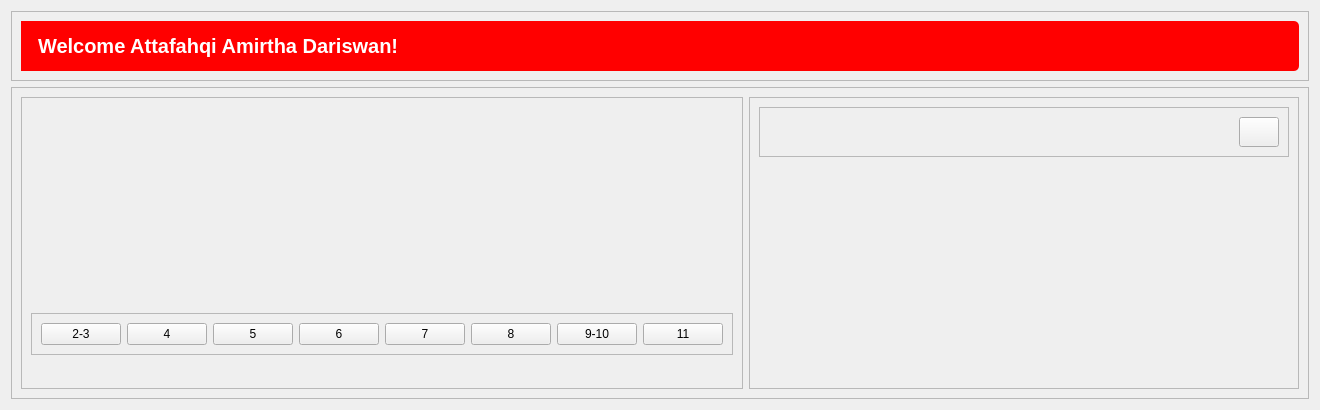
      <widget class="QWidget" name="NilaiPage">
       <layout class="QVBoxLayout" name="verticalLayout_25">
        <item>
         <widget class="QFrame" name="frame_99">
          <property name="maximumSize">
           <size>
            <width>16777215</width>
            <height>70</height>
           </size>
          </property>
          <property name="frameShape">
           <enum>QFrame::StyledPanel</enum>
          </property>
          <property name="frameShadow">
           <enum>QFrame::Raised</enum>
          </property>
          <layout class="QHBoxLayout" name="horizontalLayout_20">
           <item>
            <widget class="QFrame" name="frame_101">
             <property name="minimumSize">
              <size>
               <width>900</width>
               <height>50</height>
              </size>
             </property>
             <property name="styleSheet">
              <string notr="true">background-color: rgb(255, 0, 0);
border-radius : 5px;
border-top-left-radius: 0px;
border-bottom-left-radius: 0px;
border: none;</string>
             </property>
             <property name="frameShape">
              <enum>QFrame::StyledPanel</enum>
             </property>
             <property name="frameShadow">
              <enum>QFrame::Raised</enum>
             </property>
             <layout class="QHBoxLayout" name="horizontalLayout_22">
              <item>
               <widget class="QLabel" name="WelcomeText2">
                <property name="styleSheet">
                 <string notr="true">border-radius : 2px;
color: rgb(255, 255, 255);
font-size: 20px;
padding:3px;
font-family: "SF Pro Display"; 
		font-weight: bold; 
    	font-style: normal;
border: none;</string>
                </property>
                <property name="text">
                 <string>Welcome Attafahqi Amirtha Dariswan!</string>
                </property>
               </widget>
              </item>
             </layout>
            </widget>
           </item>
          </layout>
         </widget>
        </item>
        <item>
         <widget class="QFrame" name="frame_106">
          <property name="frameShape">
           <enum>QFrame::StyledPanel</enum>
          </property>
          <property name="frameShadow">
           <enum>QFrame::Raised</enum>
          </property>
          <layout class="QHBoxLayout" name="horizontalLayout_23">
           <item>
            <widget class="QFrame" name="frame_102">
             <property name="frameShape">
              <enum>QFrame::StyledPanel</enum>
             </property>
             <property name="frameShadow">
              <enum>QFrame::Raised</enum>
             </property>
             <layout class="QVBoxLayout" name="verticalLayout_27">
              <item>
               <widget class="QFrame" name="Grade_Total">
                <property name="minimumSize">
                 <size>
                  <width>0</width>
                  <height>200</height>
                 </size>
                </property>
                <property name="styleSheet">
                 <string notr="true">
border: none;</string>
                </property>
                <property name="frameShape">
                 <enum>QFrame::StyledPanel</enum>
                </property>
                <property name="frameShadow">
                 <enum>QFrame::Raised</enum>
                </property>
                <layout class="QHBoxLayout" name="horizontalLayout_26">
                 <item>
                  <widget class="QFrame" name="Grade_A">
                   <property name="styleSheet">
                    <string notr="true">image: url(:/NilaiAdmin/NilaiAdmin/Grade_A.png);
border: none;</string>
                   </property>
                   <property name="frameShape">
                    <enum>QFrame::StyledPanel</enum>
                   </property>
                   <property name="frameShadow">
                    <enum>QFrame::Raised</enum>
                   </property>
                  </widget>
                 </item>
                 <item>
                  <widget class="QFrame" name="Grade_B">
                   <property name="styleSheet">
                    <string notr="true">image: url(:/NilaiAdmin/NilaiAdmin/Grade_B.png);
border: none;</string>
                   </property>
                   <property name="frameShape">
                    <enum>QFrame::StyledPanel</enum>
                   </property>
                   <property name="frameShadow">
                    <enum>QFrame::Raised</enum>
                   </property>
                  </widget>
                 </item>
                 <item>
                  <widget class="QFrame" name="Grade_C">
                   <property name="styleSheet">
                    <string notr="true">image: url(:/NilaiAdmin/NilaiAdmin/Grade_C.png);
border: none;</string>
                   </property>
                   <property name="frameShape">
                    <enum>QFrame::StyledPanel</enum>
                   </property>
                   <property name="frameShadow">
                    <enum>QFrame::Raised</enum>
                   </property>
                  </widget>
                 </item>
                 <item>
                  <widget class="QFrame" name="Grade_D">
                   <property name="styleSheet">
                    <string notr="true">image: url(:/NilaiAdmin/NilaiAdmin/Grade_D.png);
border: none;</string>
                   </property>
                   <property name="frameShape">
                    <enum>QFrame::StyledPanel</enum>
                   </property>
                   <property name="frameShadow">
                    <enum>QFrame::Raised</enum>
                   </property>
                  </widget>
                 </item>
                 <item>
                  <widget class="QFrame" name="Grade_E">
                   <property name="styleSheet">
                    <string notr="true">image: url(:/NilaiAdmin/NilaiAdmin/Grade_E.png);
border: none;</string>
                   </property>
                   <property name="frameShape">
                    <enum>QFrame::StyledPanel</enum>
                   </property>
                   <property name="frameShadow">
                    <enum>QFrame::Raised</enum>
                   </property>
                  </widget>
                 </item>
                </layout>
               </widget>
              </item>
              <item>
               <widget class="QFrame" name="frame_105">
                <property name="frameShape">
                 <enum>QFrame::StyledPanel</enum>
                </property>
                <property name="frameShadow">
                 <enum>QFrame::Raised</enum>
                </property>
                <layout class="QHBoxLayout" name="horizontalLayout_24">
                 <item>
                  <widget class="QPushButton" name="btn23">
                   <property name="minimumSize">
                    <size>
                     <width>60</width>
                     <height>0</height>
                    </size>
                   </property>
                   <property name="cursor">
                    <cursorShape>PointingHandCursor</cursorShape>
                   </property>
                   <property name="styleSheet">
                    <string notr="true">QPushButton {
 		background-color: rgb(255, 0, 0);
		border-color: rgb(255, 0,0);
		border-radius : 2px;
		color: rgb(255, 255, 255);
		font-size: 15px;
		padding: 3px 15px;
		font-family: "SF Pro Display";
			font-weight: bold; 
    		font-style: normal;
}

/* Saat mouse hover */
QPushButton:hover {
    background-color: rgb(200, 0, 0);
};
border: none;</string>
                   </property>
                   <property name="text">
                    <string>2-3</string>
                   </property>
                  </widget>
                 </item>
                 <item>
                  <widget class="QPushButton" name="btn4">
                   <property name="minimumSize">
                    <size>
                     <width>60</width>
                     <height>0</height>
                    </size>
                   </property>
                   <property name="cursor">
                    <cursorShape>PointingHandCursor</cursorShape>
                   </property>
                   <property name="styleSheet">
                    <string notr="true">QPushButton {
 		background-color: rgb(255, 0, 0);
		border-color: rgb(255, 0,0);
		border-radius : 2px;
		color: rgb(255, 255, 255);
		font-size: 15px;
		padding: 3px 15px;
		font-family: "SF Pro Display";
			font-weight: bold; 
    		font-style: normal;
}

/* Saat mouse hover */
QPushButton:hover {
    background-color: rgb(200, 0, 0);
};
border: none;</string>
                   </property>
                   <property name="text">
                    <string>4</string>
                   </property>
                  </widget>
                 </item>
                 <item>
                  <widget class="QPushButton" name="btn5">
                   <property name="minimumSize">
                    <size>
                     <width>60</width>
                     <height>0</height>
                    </size>
                   </property>
                   <property name="cursor">
                    <cursorShape>PointingHandCursor</cursorShape>
                   </property>
                   <property name="styleSheet">
                    <string notr="true">QPushButton {
 		background-color: rgb(255, 0, 0);
		border-color: rgb(255, 0,0);
		border-radius : 2px;
		color: rgb(255, 255, 255);
		font-size: 15px;
		padding: 3px 15px;
		font-family: "SF Pro Display";
			font-weight: bold; 
    		font-style: normal;
}

/* Saat mouse hover */
QPushButton:hover {
    background-color: rgb(200, 0, 0);
};
border: none;</string>
                   </property>
                   <property name="text">
                    <string>5</string>
                   </property>
                  </widget>
                 </item>
                 <item>
                  <widget class="QPushButton" name="btn6">
                   <property name="minimumSize">
                    <size>
                     <width>60</width>
                     <height>0</height>
                    </size>
                   </property>
                   <property name="cursor">
                    <cursorShape>PointingHandCursor</cursorShape>
                   </property>
                   <property name="styleSheet">
                    <string notr="true">QPushButton {
 		background-color: rgb(255, 0, 0);
		border-color: rgb(255, 0,0);
		border-radius : 2px;
		color: rgb(255, 255, 255);
		font-size: 15px;
		padding: 3px 15px;
		font-family: "SF Pro Display";
			font-weight: bold; 
    		font-style: normal;
}

/* Saat mouse hover */
QPushButton:hover {
    background-color: rgb(200, 0, 0);
};
border: none;</string>
                   </property>
                   <property name="text">
                    <string>6</string>
                   </property>
                  </widget>
                 </item>
                 <item>
                  <widget class="QPushButton" name="btn7">
                   <property name="minimumSize">
                    <size>
                     <width>60</width>
                     <height>0</height>
                    </size>
                   </property>
                   <property name="cursor">
                    <cursorShape>PointingHandCursor</cursorShape>
                   </property>
                   <property name="styleSheet">
                    <string notr="true">QPushButton {
 		background-color: rgb(255, 0, 0);
		border-color: rgb(255, 0,0);
		border-radius : 2px;
		color: rgb(255, 255, 255);
		font-size: 15px;
		padding: 3px 15px;
		font-family: "SF Pro Display";
			font-weight: bold; 
    		font-style: normal;
}

/* Saat mouse hover */
QPushButton:hover {
    background-color: rgb(200, 0, 0);
};
border: none;</string>
                   </property>
                   <property name="text">
                    <string>7</string>
                   </property>
                  </widget>
                 </item>
                 <item>
                  <widget class="QPushButton" name="btn8">
                   <property name="minimumSize">
                    <size>
                     <width>60</width>
                     <height>0</height>
                    </size>
                   </property>
                   <property name="cursor">
                    <cursorShape>PointingHandCursor</cursorShape>
                   </property>
                   <property name="styleSheet">
                    <string notr="true">QPushButton {
 		background-color: rgb(255, 0, 0);
		border-color: rgb(255, 0,0);
		border-radius : 2px;
		color: rgb(255, 255, 255);
		font-size: 15px;
		padding: 3px 15px;
		font-family: "SF Pro Display";
			font-weight: bold; 
    		font-style: normal;
}

/* Saat mouse hover */
QPushButton:hover {
    background-color: rgb(200, 0, 0);
};
border: none;</string>
                   </property>
                   <property name="text">
                    <string>8</string>
                   </property>
                  </widget>
                 </item>
                 <item>
                  <widget class="QPushButton" name="btn910">
                   <property name="minimumSize">
                    <size>
                     <width>60</width>
                     <height>0</height>
                    </size>
                   </property>
                   <property name="cursor">
                    <cursorShape>PointingHandCursor</cursorShape>
                   </property>
                   <property name="styleSheet">
                    <string notr="true">QPushButton {
 		background-color: rgb(255, 0, 0);
		border-color: rgb(255, 0,0);
		border-radius : 2px;
		color: rgb(255, 255, 255);
		font-size: 15px;
		padding: 3px 15px;
		font-family: "SF Pro Display";
			font-weight: bold; 
    		font-style: normal;
}

/* Saat mouse hover */
QPushButton:hover {
    background-color: rgb(200, 0, 0);
};
border: none;</string>
                   </property>
                   <property name="text">
                    <string>9-10</string>
                   </property>
                  </widget>
                 </item>
                 <item>
                  <widget class="QPushButton" name="btn11">
                   <property name="minimumSize">
                    <size>
                     <width>60</width>
                     <height>0</height>
                    </size>
                   </property>
                   <property name="cursor">
                    <cursorShape>PointingHandCursor</cursorShape>
                   </property>
                   <property name="styleSheet">
                    <string notr="true">QPushButton {
 		background-color: rgb(255, 0, 0);
		border-color: rgb(255, 0,0);
		border-radius : 2px;
		color: rgb(255, 255, 255);
		font-size: 15px;
		padding: 3px 15px;
		font-family: "SF Pro Display";
			font-weight: bold; 
    		font-style: normal;
}

/* Saat mouse hover */
QPushButton:hover {
    background-color: rgb(200, 0, 0);
};
border: none;</string>
                   </property>
                   <property name="text">
                    <string>11</string>
                   </property>
                  </widget>
                 </item>
                </layout>
               </widget>
              </item>
              <item>
               <widget class="QStackedWidget" name="stackedNilai">
                <property name="sizePolicy">
                 <sizepolicy hsizetype="Minimum" vsizetype="Minimum">
                  <horstretch>0</horstretch>
                  <verstretch>0</verstretch>
                 </sizepolicy>
                </property>
                <property name="styleSheet">
                 <string notr="true">image: url(:/NilaiAdmin/NilaiAdmin/Top10_Modul23.png);
border: none;</string>
                </property>
                <property name="currentIndex">
                 <number>0</number>
                </property>
                <widget class="QWidget" name="Modul23">
                 <property name="styleSheet">
                  <string notr="true">image: url(:/NilaiAdmin/NilaiAdmin/Top10_Modul23.png);
border: none;</string>
                 </property>
                 <layout class="QHBoxLayout" name="horizontalLayout_11" />
                </widget>
                <widget class="QWidget" name="Modul4">
                 <property name="styleSheet">
                  <string notr="true">image: url(:/NilaiAdmin/NilaiAdmin/Top10_Modul4.png);
border: none;</string>
                 </property>
                 <layout class="QVBoxLayout" name="verticalLayout_28" />
                </widget>
                <widget class="QWidget" name="Modul5">
                 <property name="styleSheet">
                  <string notr="true">image: url(:/NilaiAdmin/NilaiAdmin/Top10_Modul5.png);
border: none;</string>
                 </property>
                 <layout class="QVBoxLayout" name="verticalLayout_29" />
                </widget>
                <widget class="QWidget" name="Modul6">
                 <property name="styleSheet">
                  <string notr="true">image: url(:/NilaiAdmin/NilaiAdmin/Top10_Modul6.png);
border: none;</string>
                 </property>
                </widget>
                <widget class="QWidget" name="Modul7">
                 <property name="styleSheet">
                  <string notr="true">image: url(:/NilaiAdmin/NilaiAdmin/Top10_Modul7.png);
border: none;</string>
                 </property>
                </widget>
                <widget class="QWidget" name="Modul8">
                 <property name="styleSheet">
                  <string notr="true">image: url(:/NilaiAdmin/NilaiAdmin/Top10_Modul8.png);
border: none;</string>
                 </property>
                </widget>
                <widget class="QWidget" name="Modul910">
                 <property name="styleSheet">
                  <string notr="true">image: url(:/NilaiAdmin/NilaiAdmin/Top10_Modul910.png);
border: none;</string>
                 </property>
                </widget>
                <widget class="QWidget" name="Modul11">
                 <property name="styleSheet">
                  <string notr="true">image: url(:/NilaiAdmin/NilaiAdmin/Top10_Modul11.png);
border: none;</string>
                 </property>
                </widget>
               </widget>
              </item>
             </layout>
            </widget>
           </item>
           <item>
            <widget class="QFrame" name="frame_103">
             <property name="minimumSize">
              <size>
               <width>550</width>
               <height>0</height>
              </size>
             </property>
             <property name="frameShape">
              <enum>QFrame::StyledPanel</enum>
             </property>
             <property name="frameShadow">
              <enum>QFrame::Raised</enum>
             </property>
             <layout class="QVBoxLayout" name="verticalLayout_26">
              <item>
               <widget class="QFrame" name="frame_109">
                <property name="sizePolicy">
                 <sizepolicy hsizetype="Preferred" vsizetype="Fixed">
                  <horstretch>0</horstretch>
                  <verstretch>0</verstretch>
                 </sizepolicy>
                </property>
                <property name="frameShape">
                 <enum>QFrame::StyledPanel</enum>
                </property>
                <property name="frameShadow">
                 <enum>QFrame::Raised</enum>
                </property>
                <layout class="QHBoxLayout" name="horizontalLayout_25">
                 <item>
                  <spacer name="horizontalSpacer_8">
                   <property name="orientation">
                    <enum>Qt::Horizontal</enum>
                   </property>
                   <property name="sizeType">
                    <enum>QSizePolicy::Expanding</enum>
                   </property>
                   <property name="sizeHint" stdset="0">
                    <size>
                     <width>40</width>
                     <height>20</height>
                    </size>
                   </property>
                  </spacer>
                 </item>
                 <item>
                  <widget class="QPushButton" name="Refresh">
                   <property name="sizePolicy">
                    <sizepolicy hsizetype="Preferred" vsizetype="Preferred">
                     <horstretch>0</horstretch>
                     <verstretch>0</verstretch>
                    </sizepolicy>
                   </property>
                   <property name="minimumSize">
                    <size>
                     <width>30</width>
                     <height>30</height>
                    </size>
                   </property>
                   <property name="cursor">
                    <cursorShape>PointingHandCursor</cursorShape>
                   </property>
                   <property name="styleSheet">
                    <string notr="true">QPushButton {
 		background-color: rgb(255, 0, 0);
		border-color: rgb(255, 0,0);
		border-radius : 5px;
		color: rgb(255, 255, 255);
		font-size: 15px;
		padding: 3px 15px;
		image: url(:/Asset/Asset/Refresh 2.png);
		font-family: "SF Pro Display";
			font-weight: bold; 
    		font-style: normal;
}

/* Saat mouse hover */
QPushButton:hover {
	
	image: url(:/Asset/Asset/Refresh 1.png);
    background-color: rgb(200, 0, 0);
};
border: none;</string>
                   </property>
                   <property name="text">
                    <string />
                   </property>
                  </widget>
                 </item>
                </layout>
               </widget>
              </item>
              <item>
               <widget class="QFrame" name="Top10Total">
                <property name="styleSheet">
                 <string notr="true">image: url(:/NilaiAdmin/NilaiAdmin/Top10_Total.png);
border: none;</string>
                </property>
                <property name="frameShape">
                 <enum>QFrame::StyledPanel</enum>
                </property>
                <property name="frameShadow">
                 <enum>QFrame::Raised</enum>
                </property>
               </widget>
              </item>
              <item>
               <widget class="QFrame" name="Bottom10Total">
                <property name="styleSheet">
                 <string notr="true">image: url(:/NilaiAdmin/NilaiAdmin/Bottom10_Total.png);
border: none;</string>
                </property>
                <property name="frameShape">
                 <enum>QFrame::StyledPanel</enum>
                </property>
                <property name="frameShadow">
                 <enum>QFrame::Raised</enum>
                </property>
               </widget>
              </item>
             </layout>
            </widget>
           </item>
          </layout>
         </widget>
        </item>
       </layout>
      </widget>
